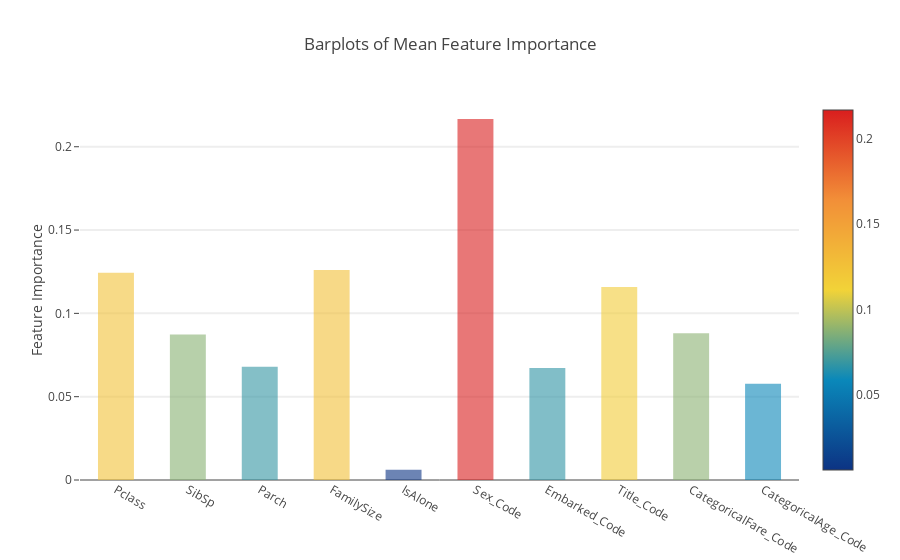

The notebook cell this image was saved under:
### Markdown cell above
#### plotly barplot of average feature importances

### Code cell
y = feature_dataframe['mean'].values
x = feature_dataframe['Features'].values
data = [go.Bar(
    x = x,
    y = y,
    width = 0.5,
    marker = dict(
        color = feature_dataframe['mean'].values,
        colorscale = 'Portland',
        showscale = True,
        reversescale = False
    ),
    opacity = 0.6
)]

layout  = go.Layout(
    autosize = True,
    title = 'Barplots of Mean Feature Importance',
    hovermode = 'closest',
    yaxis = dict(
        title = 'Feature Importance',
        ticklen = 5,
        gridwidth = 2
    ),
    showlegend = False
)
fig = go.Figure(data = data, layout = layout)
py.iplot(fig, filename = 'bar-direct-labels')

### Figure 1 — Plotly figure (JSON) as saved in the notebook; plotly's stock layout.template omitted (floating-point values rounded to 4 significant figures)
{"data": [{"marker": {"color": [0.1244, 0.08738, 0.06794, 0.126, 0.006113, 0.2166, 0.06715, 0.1158, 0.08808, 0.0577], "colorscale": "Portland", "reversescale": false, "showscale": true}, "opacity": 0.6, "type": "bar", "width": 0.5, "x": ["Pclass", "SibSp", "Parch", "FamilySize", "IsAlone", "Sex_Code", "Embarked_Code", "Title_Code", "CategoricalFare_Code", "CategoricalAge_Code"], "y": [0.1244, 0.08738, 0.06794, 0.126, 0.006113, 0.2166, 0.06715, 0.1158, 0.08808, 0.0577]}], "layout": {"autosize": true, "hovermode": "closest", "showlegend": false, "title": "Barplots of Mean Feature Importance", "yaxis": {"gridwidth": 2, "ticklen": 5, "title": "Feature Importance"}}}
